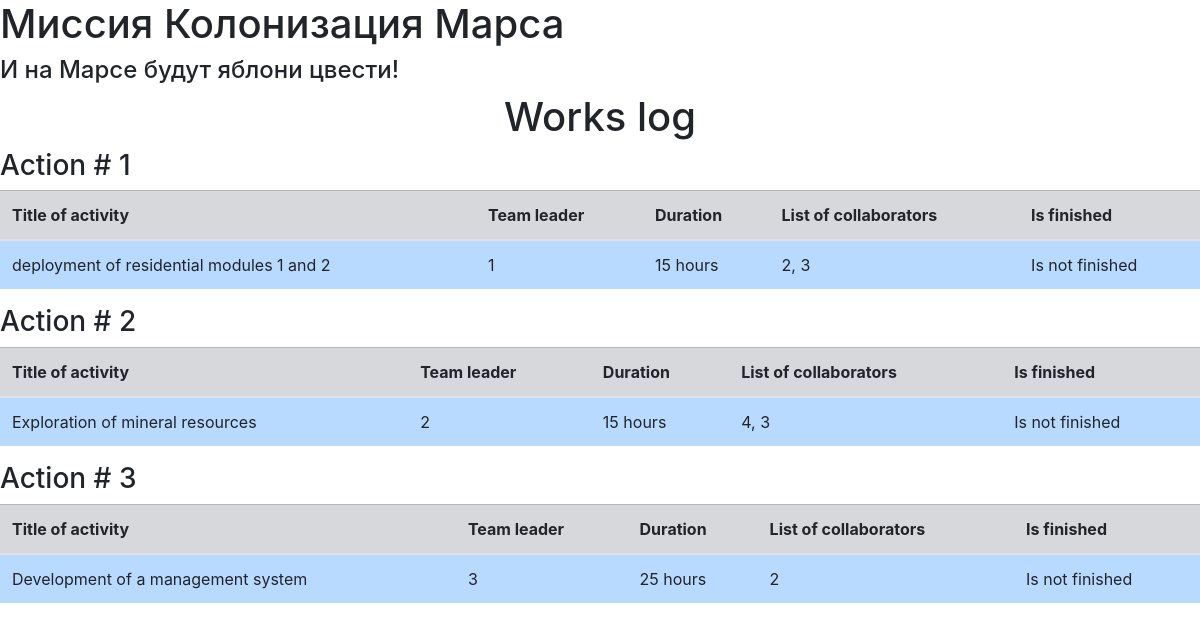
The page / on the database its author committed.
### data/models.py (models this page shows)
class Jobs(ORMBase):
    __tablename__ = 'jobs'
    id = sa.Column(sa.Integer, primary_key=True, autoincrement=True)
    team_leader = sa.Column(sa.Integer, sa.ForeignKey("users.id"))
    job = sa.Column(sa.String, nullable=True)
    work_size = sa.Column(sa.Integer, nullable=True)
    collaborators = sa.Column(sa.String, nullable=True)
    start_date = sa.Column(sa.DateTime, nullable=True)
    end_date = sa.Column(sa.DateTime, nullable=True)
    is_finished = sa.Column(sa.Boolean, nullable=True)
    parent = relationship("User", back_populates="team_lead")

### Журнал работ.py (the view)
@app.route('/')
def works_log():
    job_lst = list()
    for job in db_sess.query(Jobs).all():
        job_lst.append(job)
    return render_template('work.html', jobs=job_lst)

### templates/work.html
{% extends "base.html" %}
{% block content %}
    <h1 align="center">Works log</h1>
    {% for job in jobs %}
    <h3>Action # {{ loop.index }}</h3>
    <table class="table">
      <thead>
        <tr class="table-secondary">
          <th scope="col">Title of activity</th>
          <th scope="col">Team leader</th>
          <th scope="col">Duration</th>
          <th scope="col">List of collaborators</th>
          <th scope="col">Is finished</th>
        </tr>
      </thead>
      <tbody>
        <tr class="table-primary">
          <td>{{ job.job }}</td>
          <td>{{ job.team_leader }}</td>
          <td>{{ job.work_size }} hours</td>
          <td>{{ job.collaborators }}</td>
          <td>{{ 'Is finished' if job.is_finished else 'Is not finished' }}</td>
        </tr>
      </tbody>
    </table>
    {% endfor %}
{% endblock %}

### templates/base.html (shortened to what this page needs)
<!DOCTYPE html>
<html lang="en">
<head>
    <link rel="stylesheet"
          href="https://stackpath.bootstrapcdn.com/bootstrap/4.4.1/css/bootstrap.min.css"
>
    </head>
    <body>
        <h1>Миссия Колонизация Марса</h1>
        <h4>И на Марсе будут яблони цвести!</h4>
        {% block content %}{% endblock %}
    </body>
</html>

### rows shown on the page
Jobs: job "deployment of residential modules 1 and 2", team_leader "1", work_size "15", collaborators "2, 3", is_finished "Is not finished"
Jobs: job "Exploration of mineral resources", team_leader "2", work_size "15", collaborators "4, 3", is_finished "Is not finished"
Jobs: job "Development of a management system", team_leader "3", work_size "25", collaborators "2", is_finished "Is not finished"
